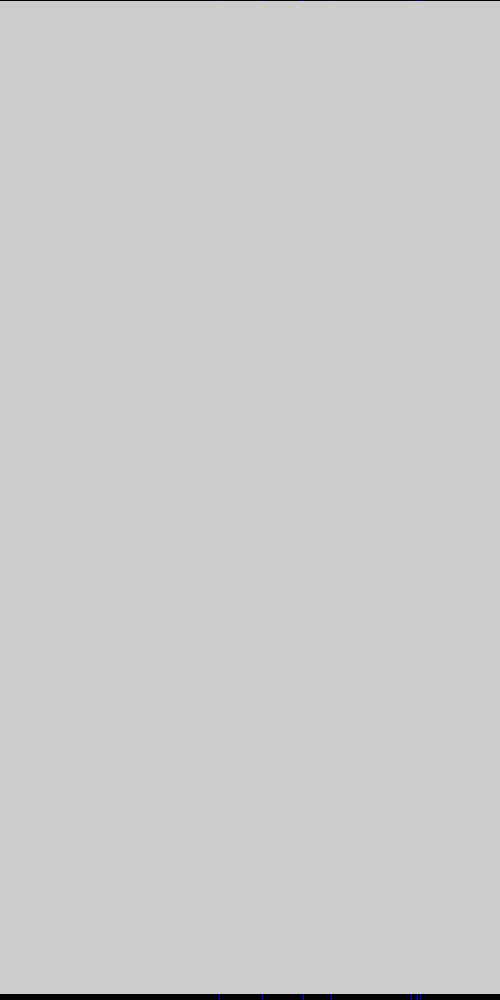
Frame 1 (no input)
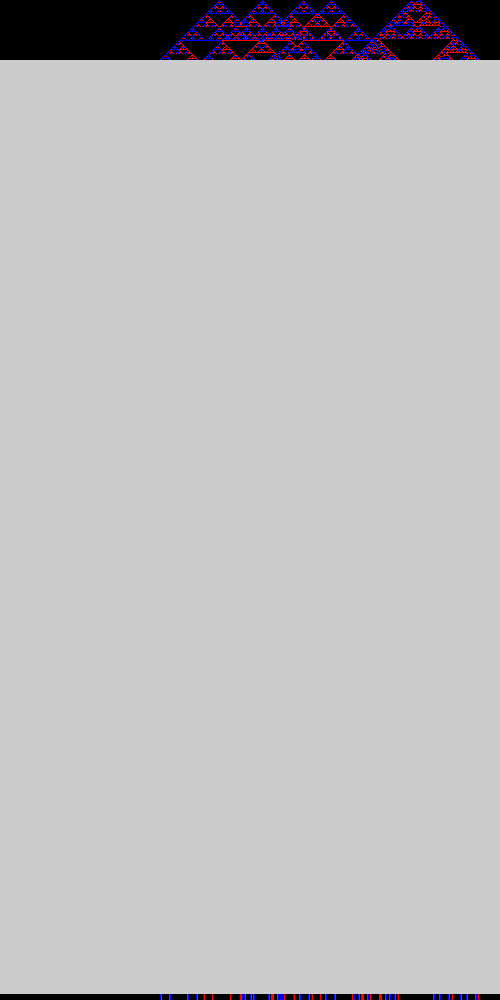
Frame 60 (the mouse pressed at the canvas centre just before this capture)
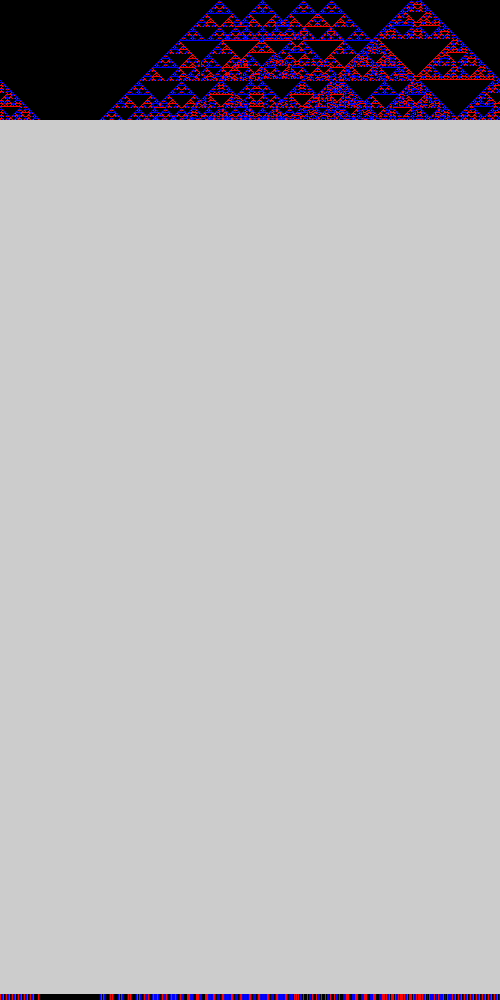
Frame 120 (the mouse held since frame 60 and released just before this capture)

The Processing sketch that drew these frames (run headless with seeded random() and noise(); from frame 60 on, the mouse is pressed at the canvas centre):

// Processing sketch: synchronic1Dmod3c
// ── synchronic1Dmod3c.pde
/// "sum of states modulo 3": 
/// One-dimensional, SYNCHRONOUS, deterministic cellular automaton
//-//////////////////////////////////////////////////////////////////////////

final int   WorldSize=500; //How many cells do we want?
final float Dens=0.015;    //0.5 or so also posible

final boolean withMe=true; //self awareness - what about own state of cell in new state calculation?

int[] WorldOld=new int[WorldSize]; //We need two arrays/lists for the old  
int[] WorldNew=new int[WorldSize]; //and new state of the simulation

void setup()
{
  size(500,1000); 
  frameRate(100);
  noSmooth(); //CA look better without smooth
  
  if(Dens>0)
  {
   for(int i=0;i<WorldSize;i++)
    if(random(1.0)<Dens)
      WorldOld[i]=1;
  }
  else
  {
    WorldOld[WorldSize/2]=1;
  }
}

void visualisation()
{
  for(int i=0;i<WorldSize;i++)
  { // The selection instruction allows us 
    // to choose any color depending on the number in the cell
    switch(WorldOld[i]){ 
    case 2:stroke(255,0,0);break;
    case 1:stroke(0,0,255);break;
    case 0:stroke(0,0,0);break;
    default: stroke(0,255,0); //It shouldn't appear!
    break;
    }
    point(i,t); //current state
    line(i,999,i,994); //Reflect the current state at the bottom of the canvas
  } 
}

int t=0; ///< GLOBAl!

void draw() // modifies extern t,WorldOld,WorldNew
{
  if(t>994) return;
  visualisation();
  
  for(int i=0;i<WorldSize;i++) //Now the cellular automaton state change
  {
     //"Rule - "SUM YOUR STATE WITH YOUR NEIGHBORS AND TAKE MODULO 3"
     int right = (i+1) % WorldSize;      
     int left  = (WorldSize+i-1) % WorldSize;
     int sum = 0;
     
     if(withMe) 
       sum+=WorldOld[i];
       
     sum+=WorldOld[left];
     sum+=WorldOld[right];
       
     WorldNew[i]=sum % 3;//We save the new state on the second array
   }
   
  //NOW THE MOST IMPORTANT - Swap the arrays
  int[] WorldTmp=WorldOld;
  WorldOld=WorldNew;
  WorldNew=WorldTmp;
 
  t++; //The next generation/step/year
} 

 
/// @date 2025-11-10 (https://github.com/borkowsk/bookProcessingEN)
